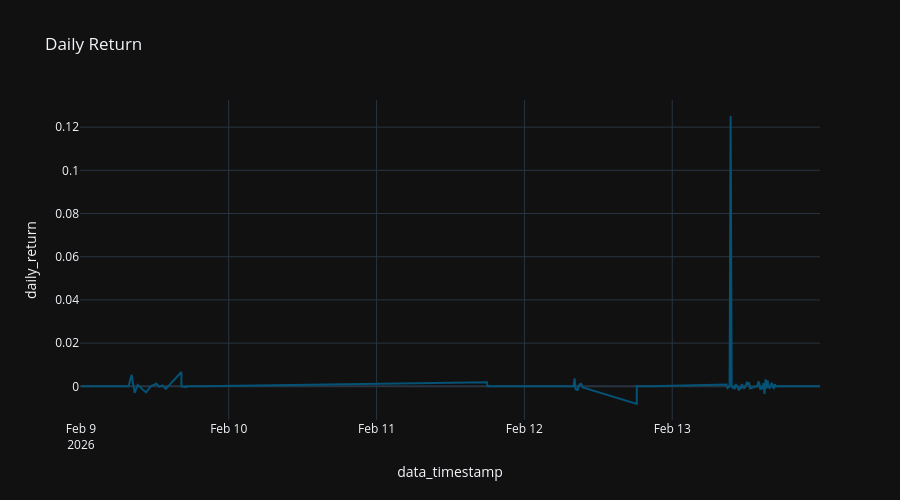

Notebook source saved alongside this figure:
### Code cell
x = df[df['ticker'] == asset_ticker][['data_timestamp', 'daily_return', 'ticker']].sort_values(by="data_timestamp")

fig = px.line (
  x,
  "data_timestamp",
  "daily_return",
  title="Daily Return"
#   color_discrete_sequence="Tealgrn_r",
)

fig.update_layout (
  height=500,
)

### Figure 1 — Plotly figure (JSON) as saved in the notebook; plotly's stock layout.template omitted (floating-point values rounded to 4 significant figures; data arrays with more than 128 entries replaced by an {"elided": "..."} marker saying what was removed)
{"data": [{"hovertemplate": "data_timestamp=%{x}<br>daily_return=%{y}<extra></extra>", "legendgroup": "", "line": {"color": "rgb(4, 82, 117)", "dash": "solid"}, "marker": {"symbol": "circle"}, "mode": "lines", "name": "", "orientation": "v", "showlegend": false, "type": "scatter", "x": {"elided": "238 str values"}, "xaxis": "x", "y": {"elided": "238 float values"}, "yaxis": "y"}], "layout": {"height": 500, "legend": {"tracegroupgap": 0}, "title": {"text": "Daily Return"}, "xaxis": {"anchor": "y", "domain": [0, 1], "title": {"text": "data_timestamp"}}, "yaxis": {"anchor": "x", "domain": [0, 1], "title": {"text": "daily_return"}}}}
